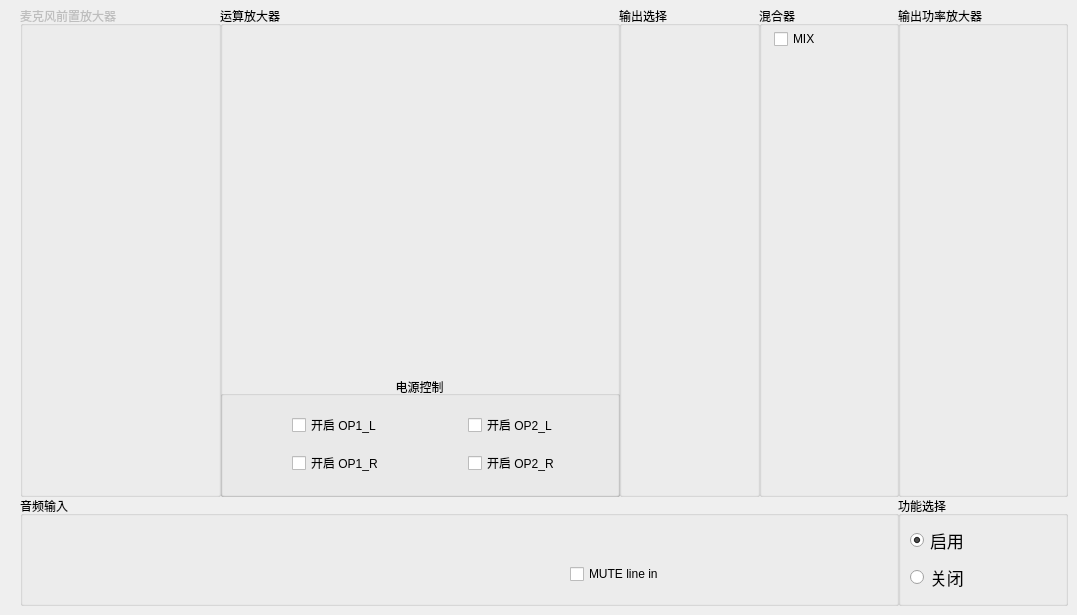
      <widget class="QWidget" name="tab_9">
       <attribute name="icon">
        <iconset>
         <activeon>:/mic/icon/Vmicro.png</activeon>
        </iconset>
       </attribute>
       <attribute name="title">
        <string>功放模式设置</string>
       </attribute>
       <widget class="QGroupBox" name="groupBox_68">
        <property name="geometry">
         <rect>
          <x>20</x>
          <y>496</y>
          <width>879</width>
          <height>110</height>
         </rect>
        </property>
        <property name="title">
         <string>音频输入</string>
        </property>
        <widget class="QLabel" name="label_80">
         <property name="geometry">
          <rect>
           <x>120</x>
           <y>0</y>
           <width>700</width>
           <height>110</height>
          </rect>
         </property>
         <property name="text">
          <string/>
         </property>
         <property name="pixmap">
          <pixmap resource="Mic_OP.qrc">:/control/icon/control/line_in.png</pixmap>
         </property>
        </widget>
        <widget class="QCheckBox" name="checkbox_mute_line_in_5">
         <property name="geometry">
          <rect>
           <x>550</x>
           <y>70</y>
           <width>91</width>
           <height>16</height>
          </rect>
         </property>
         <property name="text">
          <string>MUTE line in</string>
         </property>
        </widget>
       </widget>
       <widget class="QGroupBox" name="groupBox_69">
        <property name="geometry">
         <rect>
          <x>220</x>
          <y>376</y>
          <width>400</width>
          <height>121</height>
         </rect>
        </property>
        <property name="title">
         <string>电源控制</string>
        </property>
        <property name="alignment">
         <set>Qt::AlignCenter</set>
        </property>
        <layout class="QGridLayout" name="gridLayout_24">
         <item row="1" column="3">
          <widget class="QCheckBox" name="checkbox_op_r2_5">
           <property name="text">
            <string>开启 OP2_R</string>
           </property>
          </widget>
         </item>
         <item row="0" column="3">
          <widget class="QCheckBox" name="checkbox_op_l2_5">
           <property name="text">
            <string>开启 OP2_L</string>
           </property>
          </widget>
         </item>
         <item row="0" column="1">
          <widget class="QCheckBox" name="checkbox_op_l1_5">
           <property name="text">
            <string>开启 OP1_L</string>
           </property>
          </widget>
         </item>
         <item row="1" column="1">
          <widget class="QCheckBox" name="checkbox_op_r1_5">
           <property name="text">
            <string>开启 OP1_R</string>
           </property>
          </widget>
         </item>
         <item row="0" column="0">
          <spacer name="horizontalSpacer_9">
           <property name="orientation">
            <enum>Qt::Horizontal</enum>
           </property>
           <property name="sizeType">
            <enum>QSizePolicy::Fixed</enum>
           </property>
           <property name="sizeHint" stdset="0">
            <size>
             <width>60</width>
             <height>20</height>
            </size>
           </property>
          </spacer>
         </item>
         <item row="0" column="2">
          <spacer name="horizontalSpacer_10">
           <property name="orientation">
            <enum>Qt::Horizontal</enum>
           </property>
           <property name="sizeType">
            <enum>QSizePolicy::Fixed</enum>
           </property>
           <property name="sizeHint" stdset="0">
            <size>
             <width>30</width>
             <height>20</height>
            </size>
           </property>
          </spacer>
         </item>
        </layout>
       </widget>
       <widget class="QGroupBox" name="groupBox_71">
        <property name="geometry">
         <rect>
          <x>759</x>
          <y>6</y>
          <width>140</width>
          <height>491</height>
         </rect>
        </property>
        <property name="title">
         <string>混合器</string>
        </property>
        <widget class="QCheckBox" name="checkbox_mute_mix_5">
         <property name="geometry">
          <rect>
           <x>15</x>
           <y>25</y>
           <width>46</width>
           <height>16</height>
          </rect>
         </property>
         <property name="text">
          <string>MIX</string>
         </property>
        </widget>
        <widget class="QLabel" name="label_81">
         <property name="geometry">
          <rect>
           <x>0</x>
           <y>80</y>
           <width>140</width>
           <height>441</height>
          </rect>
         </property>
         <property name="text">
          <string/>
         </property>
         <property name="pixmap">
          <pixmap resource="Mic_OP.qrc">:/control/icon/control/mixR+.png</pixmap>
         </property>
        </widget>
        <widget class="QLabel" name="label_82">
         <property name="geometry">
          <rect>
           <x>48</x>
           <y>15</y>
           <width>91</width>
           <height>66</height>
          </rect>
         </property>
         <property name="text">
          <string/>
         </property>
         <property name="pixmap">
          <pixmap resource="Mic_OP.qrc">:/control/icon/control/mix_in_off.png</pixmap>
         </property>
        </widget>
       </widget>
       <widget class="QGroupBox" name="groupBox_72">
        <property name="geometry">
         <rect>
          <x>619</x>
          <y>6</y>
          <width>141</width>
          <height>491</height>
         </rect>
        </property>
        <property name="title">
         <string>输出选择</string>
        </property>
        <widget class="QLabel" name="label_83">
         <property name="enabled">
          <bool>true</bool>
         </property>
         <property name="geometry">
          <rect>
           <x>0</x>
           <y>52</y>
           <width>140</width>
           <height>136</height>
          </rect>
         </property>
         <property name="text">
          <string/>
         </property>
         <property name="pixmap">
          <pixmap resource="Mic_OP.qrc">:/control/icon/control/LINE_open.png</pixmap>
         </property>
        </widget>
        <widget class="QLabel" name="label_84">
         <property name="enabled">
          <bool>true</bool>
         </property>
         <property name="geometry">
          <rect>
           <x>0</x>
           <y>252</y>
           <width>140</width>
           <height>136</height>
          </rect>
         </property>
         <property name="text">
          <string/>
         </property>
         <property name="pixmap">
          <pixmap resource="Mic_OP.qrc">:/control/icon/control/LINE_open.png</pixmap>
         </property>
        </widget>
       </widget>
       <widget class="QGroupBox" name="groupBox_74">
        <property name="geometry">
         <rect>
          <x>898</x>
          <y>6</y>
          <width>170</width>
          <height>491</height>
         </rect>
        </property>
        <property name="title">
         <string>输出功率放大器</string>
        </property>
        <widget class="QLabel" name="label_85">
         <property name="geometry">
          <rect>
           <x>0</x>
           <y>32</y>
           <width>170</width>
           <height>340</height>
          </rect>
         </property>
         <property name="text">
          <string/>
         </property>
         <property name="pixmap">
          <pixmap resource="Mic_OP.qrc">:/control/icon/control/HPH.png</pixmap>
         </property>
        </widget>
       </widget>
       <widget class="QGroupBox" name="groupBox_76">
        <property name="enabled">
         <bool>false</bool>
        </property>
        <property name="geometry">
         <rect>
          <x>20</x>
          <y>6</y>
          <width>201</width>
          <height>491</height>
         </rect>
        </property>
        <property name="title">
         <string>麦克风前置放大器</string>
        </property>
        <widget class="QLabel" name="label_86">
         <property name="geometry">
          <rect>
           <x>0</x>
           <y>80</y>
           <width>201</width>
           <height>81</height>
          </rect>
         </property>
         <property name="text">
          <string/>
         </property>
         <property name="pixmap">
          <pixmap resource="Mic_OP.qrc">:/control/icon/control/Mic_op_left.png</pixmap>
         </property>
        </widget>
        <widget class="QLabel" name="label_87">
         <property name="geometry">
          <rect>
           <x>0</x>
           <y>280</y>
           <width>201</width>
           <height>81</height>
          </rect>
         </property>
         <property name="text">
          <string/>
         </property>
         <property name="pixmap">
          <pixmap resource="Mic_OP.qrc">:/control/icon/control/Mic_op_right.png</pixmap>
         </property>
        </widget>
       </widget>
       <widget class="QGroupBox" name="groupBox_77">
        <property name="geometry">
         <rect>
          <x>220</x>
          <y>6</y>
          <width>400</width>
          <height>491</height>
         </rect>
        </property>
        <property name="title">
         <string>运算放大器</string>
        </property>
        <widget class="QLabel" name="label_88">
         <property name="enabled">
          <bool>false</bool>
         </property>
         <property name="geometry">
          <rect>
           <x>0</x>
           <y>52</y>
           <width>200</width>
           <height>136</height>
          </rect>
         </property>
         <property name="text">
          <string/>
         </property>
         <property name="pixmap">
          <pixmap resource="Mic_OP.qrc">:/control/icon/control/OP1L.png</pixmap>
         </property>
        </widget>
        <widget class="QLabel" name="label_89">
         <property name="enabled">
          <bool>false</bool>
         </property>
         <property name="geometry">
          <rect>
           <x>0</x>
           <y>252</y>
           <width>200</width>
           <height>136</height>
          </rect>
         </property>
         <property name="text">
          <string/>
         </property>
         <property name="pixmap">
          <pixmap resource="Mic_OP.qrc">:/control/icon/control/OP1R.png</pixmap>
         </property>
        </widget>
        <widget class="QLabel" name="label_90">
         <property name="enabled">
          <bool>false</bool>
         </property>
         <property name="geometry">
          <rect>
           <x>200</x>
           <y>52</y>
           <width>200</width>
           <height>136</height>
          </rect>
         </property>
         <property name="text">
          <string/>
         </property>
         <property name="pixmap">
          <pixmap resource="Mic_OP.qrc">:/control/icon/control/OP2L.png</pixmap>
         </property>
        </widget>
        <widget class="QLabel" name="label_91">
         <property name="enabled">
          <bool>false</bool>
         </property>
         <property name="geometry">
          <rect>
           <x>200</x>
           <y>252</y>
           <width>200</width>
           <height>136</height>
          </rect>
         </property>
         <property name="text">
          <string/>
         </property>
         <property name="pixmap">
          <pixmap resource="Mic_OP.qrc">:/control/icon/control/OP2R.png</pixmap>
         </property>
        </widget>
       </widget>
       <widget class="QGroupBox" name="groupBox_40">
        <property name="geometry">
         <rect>
          <x>898</x>
          <y>496</y>
          <width>170</width>
          <height>110</height>
         </rect>
        </property>
        <property name="title">
         <string>功能选择</string>
        </property>
        <layout class="QVBoxLayout" name="verticalLayout_37">
         <item>
          <widget class="QRadioButton" name="radiobutton_pbo_on">
           <property name="font">
            <font>
             <pointsize>13</pointsize>
            </font>
           </property>
           <property name="text">
            <string>启用</string>
           </property>
           <property name="checked">
            <bool>true</bool>
           </property>
          </widget>
         </item>
         <item>
          <widget class="QRadioButton" name="radiobutton_pbo_off">
           <property name="font">
            <font>
             <pointsize>13</pointsize>
            </font>
           </property>
           <property name="text">
            <string>关闭</string>
           </property>
          </widget>
         </item>
        </layout>
       </widget>
       <zorder>groupBox_76</zorder>
       <zorder>groupBox_72</zorder>
       <zorder>groupBox_71</zorder>
       <zorder>groupBox_77</zorder>
       <zorder>groupBox_68</zorder>
       <zorder>groupBox_74</zorder>
       <zorder>groupBox_69</zorder>
       <zorder>groupBox_40</zorder>
      </widget>
